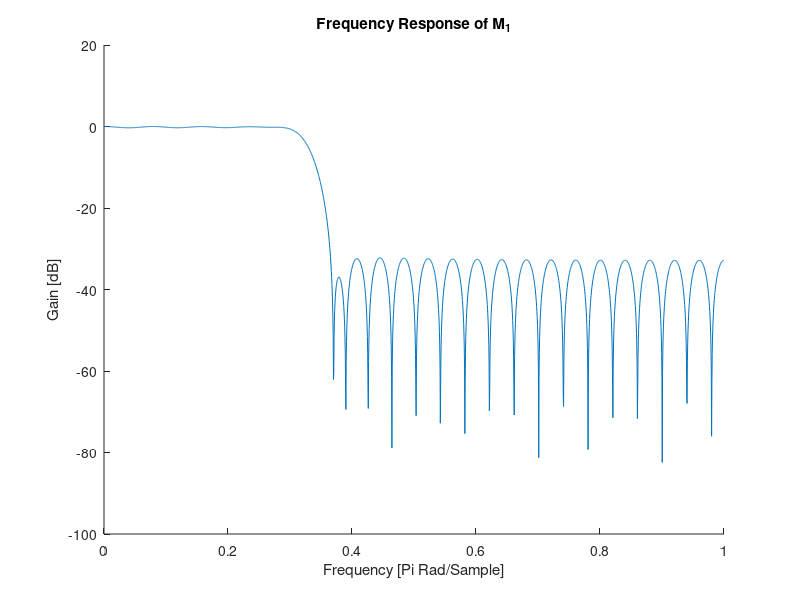

Write the MATLAB code that produced this figure.
clear;
%Problem 2A)

%cutoff frequency is the frequency at which the normalized gain of the filter is –6 dB
%Freq must be smaller than 1

w_c=pi/3;
w_n=w_c/pi;

M_1=20;
M_2=50;
M_3=150;

%sidelobe attenuation for Dolph-Chebyshev window FIR

noise = wgn(1000,1,1);

che = chebwin(M_2+1,25);%needs to be 1 larger to have same length

h = fir1(M_2,w_n,"low",che);

[H, w_axis] = freqz(h, 1, 2048);%Matlab function to get frequency response
H_dB = 20*log10(abs(H));

hold on;
figure(1)
plot(w_axis/pi, H_dB);
xlabel("Frequency [Pi Rad/Sample]")
ylabel("Gain [dB]")
title("Frequency Response of M_1");
hold off;
